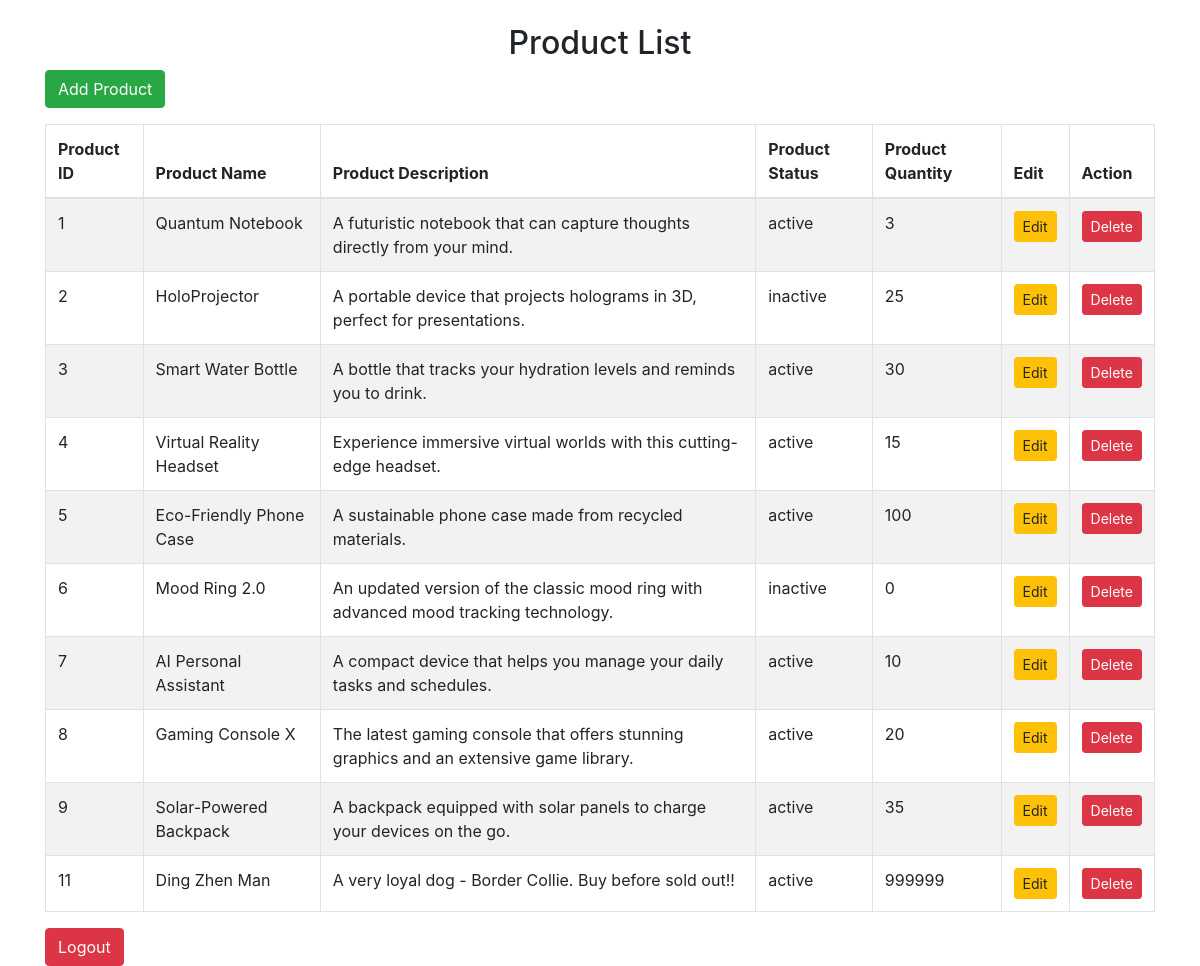
Page /dashboard.php (signed in) on the earlier database version.
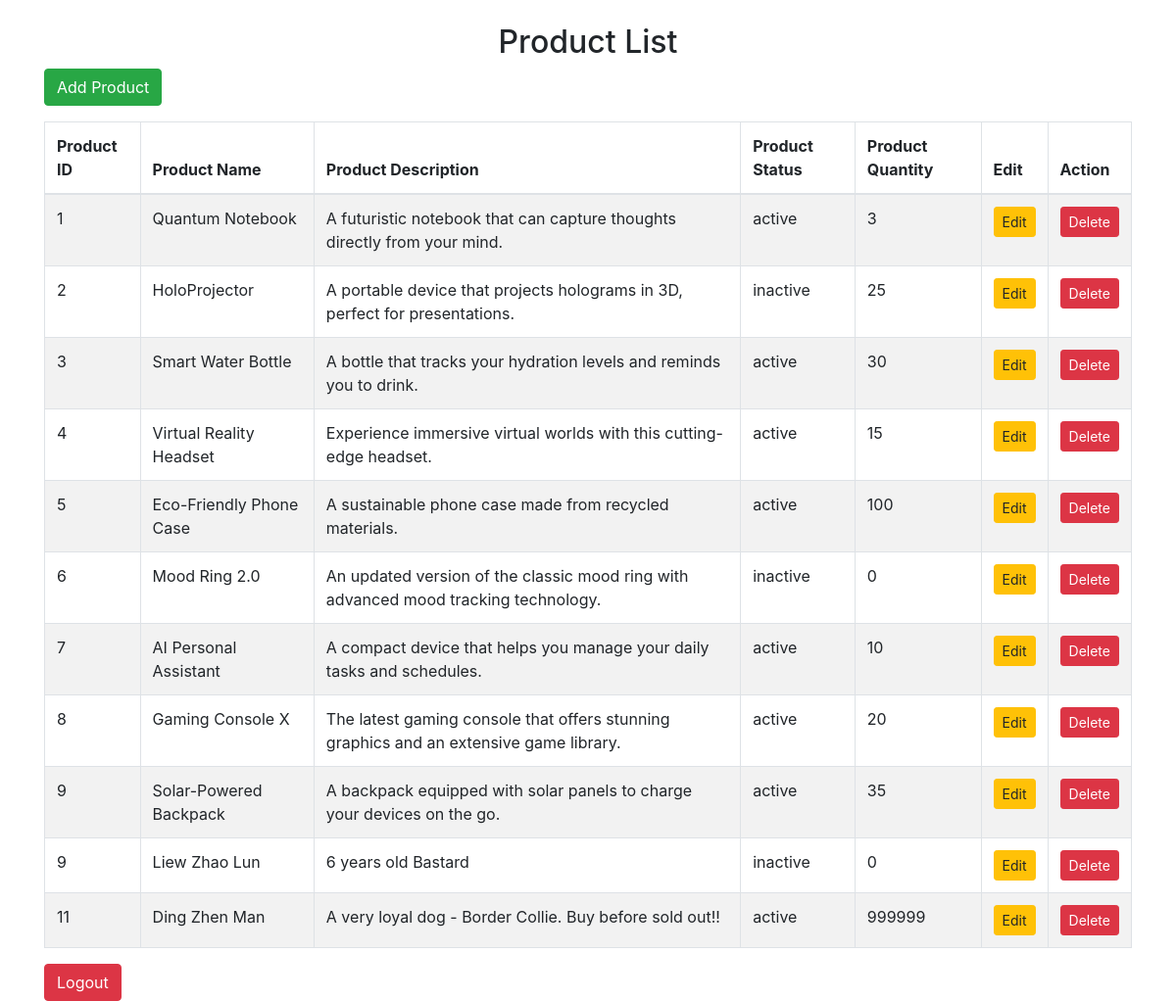
Same page on the later database version.
### tables this page shows
CREATE TABLE `product` (
  `prod_id` int(11) NOT NULL,
  `prod_name` varchar(200) NOT NULL,
  `prod_description` text NOT NULL,
  `prod_status` varchar(20) NOT NULL,
  `prod_quan` int(11) NOT NULL
);

### dashboard.php (the view, shortened to what this page needs)
<?php
$servername = "localhost";
$username = "root";
$password = "";
$dbname = "tcc_project";
$conn = new mysqli($servername, $username, $password, $dbname);
$sql = "SELECT prod_id, prod_name, prod_description, prod_status, prod_quan FROM product";
$result = $conn->query($sql);
?>
<!DOCTYPE html>
<html lang="en">
<head>
    <link rel="stylesheet" href="https://stackpath.bootstrapcdn.com/bootstrap/4.5.2/css/bootstrap.min.css">
</head>
<body>
    <div class="container mt-4">
        <h2 class="text-center">Product List</h2>
        <button class="btn btn-success mb-3" data-toggle="modal" data-target="#addProductModal">Add Product</button>
        <table class="table table-bordered table-striped">
            <thead>
                <tr>
                    <th>Product ID</th>
                    <th>Product Name</th>
                    <th>Product Description</th>
                    <th>Product Status</th>
                    <th>Product Quantity</th>
                    <th>Edit</th>
                    <th>Action</th>
                </tr>
            </thead>
            <tbody>
                <?php
                if ($result->num_rows > 0) {
                    while ($row = $result->fetch_assoc()) {
                        echo "<tr>
                                <td>" . htmlspecialchars($row['prod_id']) . "</td>
                                <td>" . htmlspecialchars($row['prod_name']) . "</td>
                                <td>" . htmlspecialchars($row['prod_description']) . "</td>
                                <td>" . htmlspecialchars($row['prod_status']) . "</td>
                                <td>" . htmlspecialchars($row['prod_quan']) . "</td>
                                <td>
                                    <button class='btn btn-warning btn-sm' data-toggle='modal' data-target='#editProductModal'
                                        data-id='" . htmlspecialchars($row['prod_id']) . "'
                                        data-name='" . htmlspecialchars($row['prod_name']) . "'
                                        data-description='" . htmlspecialchars($row['prod_description']) . "'
                                        data-status='" . htmlspecialchars($row['prod_status']) . "'
                                        data-quan='" . htmlspecialchars($row['prod_quan']) . "'>Edit</button>
                                </td>
                                 <td>
                                    <button class='btn btn-danger btn-sm delete-btn' data-prod-id='" . htmlspecialchars($row['prod_id']) . "' data-toggle='modal' data-target='#deleteModal'>Delete</button>
                                </td>
                              </tr>";
                    }
                } else {
                    echo "<tr><td colspan='6' class='text-center'>No products found</td></tr>";
                }
                ?>
            </tbody>
        </table>
        <a href="handle_logout.php" class="btn btn-danger">Logout</a>
    </div>
</body>
</html>

Differences in the rows shown:
added product: prod "9", prod_name "Liew Zhao Lun", prod_description "6 years old Bastard", prod_status "inactive", prod_quan "0"
